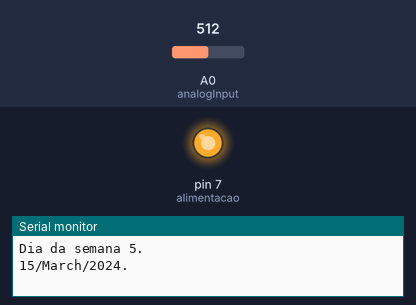
Recording of a sketch running on a simulated Arduino Uno, built with avr-gcc and run on an emulated ATmega328P. Parts: output pins drawn as LEDs (lit = HIGH), the last lines printed to the serial monitor. The test bench sets the inputs (shaded band); at power-on: A0 (analogInput) = 512. The local clock reads 2024-03-15 10:24:30 at power-on unless the sketch sets it.

Above: at 1.2 s.
1.3 s: A0 (analogInput) set to 440
3.5 s: A0 (analogInput) set to 423
At 5.7 s:
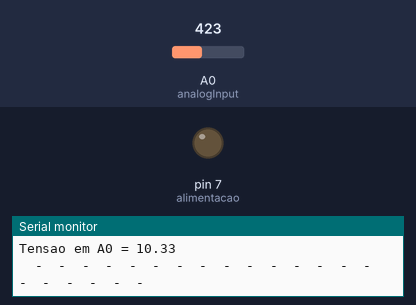
6.1 s: A0 (analogInput) set to 511
At 8.0 s:
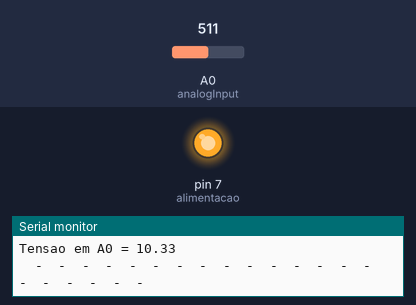
9.1 s: A0 (analogInput) set to 306
At 10.2 s:
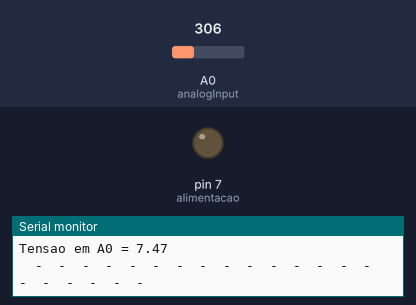
Timing chart, 0 to 12.1 s (numbered marks = the images above; inputs shaded):
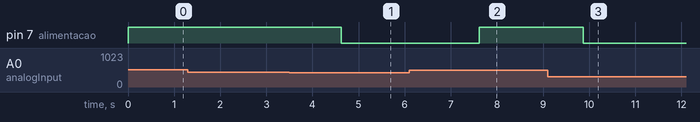

Measured:
- the behaviour switches between 431 and 430 on A0 (analogInput) (found by bisection; images 0 and 1)
- after the input at 3.5 s, pin 7 (alimentacao): HIGH → LOW after 1.1 s
- after the input at 6.1 s, pin 7 (alimentacao): goes on until 7.6 s, then stays HIGH
- after the input at 9.1 s, pin 7 (alimentacao): HIGH → LOW after 0.77 s

The sketch:

Ver2_0.ino
```cpp
#include <DS3231.h>

DS3231  rtc(SDA, SCL);

Time  t;
int analogInput = A0;
float vout = 0.0;
float vin = 0.0;
int value = 0.0;
float R1 = 30000.0; //Resistor 1
float R2 = 7500.0; //Resistor 2
float relac = (R2 / (R1 + R2));   //relaçao divisor de tensao
int alimentacao = 7;
float sTime = 7.55; //Hora inicial
float fTime = 18.00; //Hora final
float vMin = 10.5;
int sDay = 1;
int fDay = 5;

#define medidas 10 //Numero de leituras

void setup() {
  pinMode(analogInput, INPUT);
  pinMode(alimentacao, OUTPUT);
  digitalWrite(alimentacao, HIGH);
  Serial.begin(9600);
  rtc.begin();
  //SETAR A  DATA AQUI
  //rtc.setDOW(WEDNESDAY);   //DIA
  //rtc.setTime(8, 40, 10);   //Hora (24hr)
  //rtc.setDate(8, 10, 2016); //Data MM/DD/AA
}

float lePorta(uint8_t analogInput) {    //Le a porta analogica e retorna a media das medidas
  int sum = 0;
  for (int i = 0; i < medidas; i++) {
    sum += 1.0 * analogRead(analogInput);
    delay(5);
  }
  return sum / (float)medidas;
}

void mostraData() {
  t = rtc.getTime();
  Serial.print("Dia da semana ");
  Serial.print(t.dow, DEC);
  Serial.print(". \n");
  Serial.print(t.date, DEC);
  Serial.print("/");
  Serial.print(rtc.getMonthStr());
  Serial.print("/");
  Serial.print(t.year, DEC);
  Serial.println(".");
  Serial.print(t.hour, DEC);
  Serial.print(":");
  Serial.print(t.min, DEC);
  Serial.print(":");
  Serial.print(t.sec, DEC);
  Serial.println(".");
}

void loop() {
  value = lePorta(analogInput);    //Conversao e calculo do divisor de tensao
  vout = (value * 5.0) / 1024.0;
  vin = vout / relac;

  mostraData();

  Serial.print("Tensao em A0 = ");
  Serial.println(vin, 2);
  Serial.println("  -  -  -  -  -  -  -  -  -  -  -  -  -  -  -  -  -  -  -  -  -");

  if (t.hour > sTime and t.hour < fTime and vin < vMin) {
    digitalWrite(alimentacao, LOW);    //Liga rele 1
    delay(3000);
    digitalWrite(alimentacao, HIGH);   //Desliga rele 1
  }
  delay(1000);
}
```
